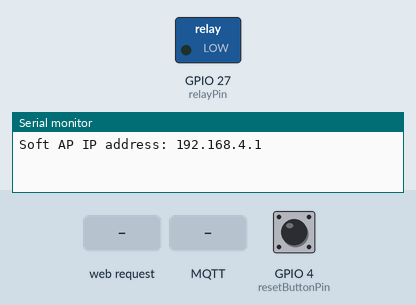
Bench run of a sketch on a simulated ESP32. Parts: switched loads named in the sketch (green lamp = pin HIGH), the last lines printed to the serial monitor. The test bench sets the inputs (shaded band); at power-on: GPIO 4 (resetButtonPin) HIGH. WiFi joins after 1.5 s; servers stay silent unless stated; no MQTT or app messages arrive unless stated. At 6.3 s the program restarts the board; the recording ends there.

Above: at 1.2 s.
1.3 s: HTTP request GET /save?ssid=1&password=1&kelas=1 received
2.8 s: MQTT message "ON" arrives on the first subscribed topic
At 4.5 s:
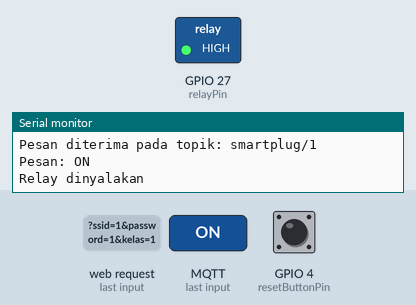
4.8 s: MQTT message "OFF" arrives on the first subscribed topic
At 6.0 s:
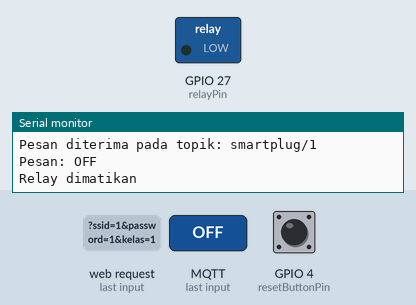
6.3 s: GPIO 4 (resetButtonPin) pulled LOW for 0.15 s
Timing chart, 0 to 6.3 s (numbered marks = the images above; inputs shaded):
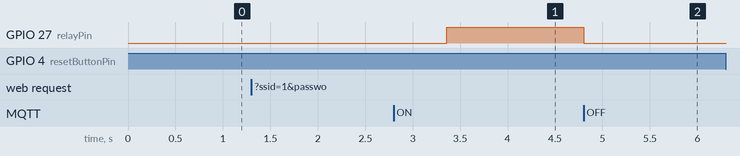

Measured:
- after the input at 2.8 s, GPIO 27 (relayPin): LOW → HIGH after 0.56 s
- after the input at 4.8 s, GPIO 27 (relayPin): HIGH → LOW at once

The sketch:

mqtt.ino
```cpp
#include <WiFi.h>
#include <WebServer.h>
#include <WiFiClientSecure.h>
#include <PubSubClient.h>

// Ganti dengan nama dan password untuk Soft AP
const char *apName = "ESP32_AP";
const char *apPassword = "123456789";

// Ganti dengan kredensial MQTT Anda
const char* mqtt_server = "9f100f561c864c9ab4ff48d9950c4985.s1.eu.hivemq.cloud";
const int mqtt_port = 8883;
const char* mqtt_user = "smartplug";
const char* mqtt_password = "Smartplug24";
String topic = ""; // Topik yang akan dibangun
String kelas = ""; // Variabel untuk menyimpan kelas

WiFiClientSecure wifiClient;
PubSubClient client(wifiClient);

const int relayPin = 27; // Pin untuk relay
const int resetButtonPin = 4; // Ganti dengan pin yang Anda pilih

// Inisialisasi server dan WiFi
WebServer server(80);

// Variabel untuk menyimpan SSID dan Password yang dimasukkan oleh pengguna
String ssid = "", password = "";
bool shouldConnect = false; // Flag untuk memulai koneksi WiFi
bool isAPMode = true;       // Untuk memastikan apakah kita berada di mode AP

// HTML untuk halaman konfigurasi
const char *configPage = R"rawliteral(
<!DOCTYPE HTML><html>
<head>
  <title>ESP32 WiFi Config</title>
  <meta name="viewport" content="width=device-width, initial-scale=1">
</head>
<body>
  <h1>ESP32 WiFi Configuration</h1>
  <form action="/save" method="post">
    <label for="ssid">WiFi SSID:</label><br>
    <input type="text" id="ssid" name="ssid"><br>
    <label for="password">WiFi Password:</label><br>
    <input type="text" id="password" name="password"><br>
    <label for="kelas">Kelas:</label><br>
    <input type="text" id="kelas" name="kelas"><br><br>
    <input type="submit" value="Save">
  </form>
</body>
</html>
)rawliteral";

void setup() {
  // Memulai serial communication
  Serial.begin(115200);
  pinMode(relayPin, OUTPUT); // Set pin relay sebagai OUTPUT
  digitalWrite(relayPin, LOW); // Pastikan relay dimatikan saat startup

  pinMode(resetButtonPin, INPUT_PULLUP); // Konfigurasi pin dengan pull-up internal

  // Setup Soft AP
  setupAP();
}

// Fungsi untuk setup Soft AP
void setupAP() {
  // Memulai Soft AP
  WiFi.softAP(apName, apPassword);
  IPAddress IP = WiFi.softAPIP();
  Serial.print("Soft AP IP address: ");
  Serial.println(IP);

  // Mengatur rute HTTP
  server.on("/", handleRoot);
  server.on("/save", handleSave);

  // Mulai server
  server.begin();
}

// Fungsi untuk menyajikan halaman konfigurasi
void handleRoot() {
  server.send(200, "text/html", configPage);
}

// Fungsi untuk menangani form submission
void handleSave() {
  // Menangkap SSID, Password, dan Kelas dari form
  ssid = server.arg("ssid");
  password = server.arg("password");
  kelas = server.arg("kelas");

  // Validasi input SSID, Password, dan Kelas
  if (ssid.length() == 0 || password.length() == 0 || kelas.length() == 0) {
    server.send(400, "text/html", "<h1>Invalid Input!</h1>");
    return;
  }

  // Mengubah topik berdasarkan kelas
  topic = "smartplug/" + kelas;

  Serial.println("Received SSID: " + ssid);
  Serial.println("Received Password: " + password);
  Serial.println("Received Kelas: " + kelas);
  Serial.println("Using topic: " + topic);

  // Menampilkan halaman konfirmasi
  server.send(200, "text/html", "<h1>Configuration Saved</h1><p>Attempting to connect to WiFi...</p>");

  // Set flag untuk mulai koneksi WiFi
  shouldConnect = true;
  isAPMode = false;  // Menandai bahwa kita keluar dari mode AP
}

void loop() {
  server.handleClient();

  // Jika flag shouldConnect true, coba hubungkan ke WiFi
  if (shouldConnect) {
    connectToWiFi();  // Coba koneksi ke WiFi
    shouldConnect = false;  // Reset setelah mencoba koneksi
  }

  // Hanya reboot jika tidak dalam mode AP (misal setelah gagal koneksi WiFi)
  if (!isAPMode && WiFi.status() != WL_CONNECTED) {
    delay(2000);  // Tambahkan jeda sebelum restart
    ESP.restart();
  }

  // hubung ke mqtt
  mqtt();

  // kode button reset
  if (digitalRead(resetButtonPin) == LOW) { // Tombol ditekan
      Serial.println("Reset button pressed. Restarting...");
      ESP.restart(); // Melakukan restart
  }
}

// Fungsi untuk menghubungkan ke WiFi dengan SSID dan Password yang telah dimasukkan
void connectToWiFi() {
  // Memutuskan sambungan dari jaringan WiFi sebelumnya jika ada
  WiFi.disconnect(true);

  // Memulai koneksi ke WiFi dengan SSID dan Password yang diterima
  WiFi.begin(ssid.c_str(), password.c_str());

  Serial.println("Connecting to WiFi...");

  int attempts = 0;
  while (WiFi.status() != WL_CONNECTED && attempts < 20) { // Maksimum 20 detik menunggu
    delay(1000);
    Serial.print(".");
    attempts++;
  }

  if (WiFi.status() == WL_CONNECTED) {
    Serial.println("\nWiFi Connected!");
    Serial.print("IP Address: ");
    Serial.println(WiFi.localIP());

    // Mematikan Soft AP
    WiFi.softAPdisconnect(true);

    // Mengukur kekuatan sinyal awal
    long rssi = WiFi.RSSI();
    Serial.print("Initial Signal Strength (RSSI): ");
    Serial.print(rssi);
    Serial.println(" dBm");
  } else {
    Serial.println("\nFailed to connect to WiFi.");
    // Kembali ke mode Access Point jika gagal tersambung
    setupAP();
    isAPMode = true;  // Tetap di mode AP
  }
}

// Hubung ke mqtt
void mqtt() {
  if (WiFi.status() == WL_CONNECTED) {
    // Mengizinkan koneksi tanpa sertifikat
    wifiClient.setInsecure();

    // Setup MQTT
    client.setServer(mqtt_server, mqtt_port);
    client.setCallback(callback);

    // Inisialisasi koneksi MQTT
    connectMQTT();

    if (!client.connected()) {
      connectMQTT();
    }
    client.loop();
  }
}

// Fungsi untuk terhubung ke MQTT
void connectMQTT() {
  while (!client.connected()) {
    Serial.print("Mencoba menghubungkan ke MQTT...");

    if (client.connect("ESP32Client", mqtt_user, mqtt_password)) {
      Serial.println("terhubung");
      client.subscribe(topic.c_str()); // Menggunakan topik yang dinamis
    } else {
      Serial.print("Gagal, rc=");
      Serial.print(client.state());
      Serial.println(" coba lagi dalam 5 detik");
      delay(5000);
    }
  }
}

// Callback untuk pesan yang diterima
void callback(char* topic, byte* payload, unsigned int length) {
  String message;
  for (int i = 0; i < length; i++) {
    message += (char)payload[i];
  }

  Serial.print("Pesan diterima pada topik: ");
  Serial.println(topic);
  Serial.print("Pesan: ");
  Serial.println(message);

  // Menggabungkan topik untuk konfirmasi
  String pub = "konf/" + String(topic);

  // Mengontrol relay berdasarkan pesan
  if (message == "ON") {
    digitalWrite(relayPin, HIGH); // Nyalakan relay
    Serial.println("Relay dinyalakan");
    client.publish(pub.c_str(), "ON"); // Kirim konfirmasi
  } else if (message == "OFF") {
    digitalWrite(relayPin, LOW); // Matikan relay
    Serial.println("Relay dimatikan");
    client.publish(pub.c_str(), "OFF"); // Kirim konfirmasi
  }
}
```
